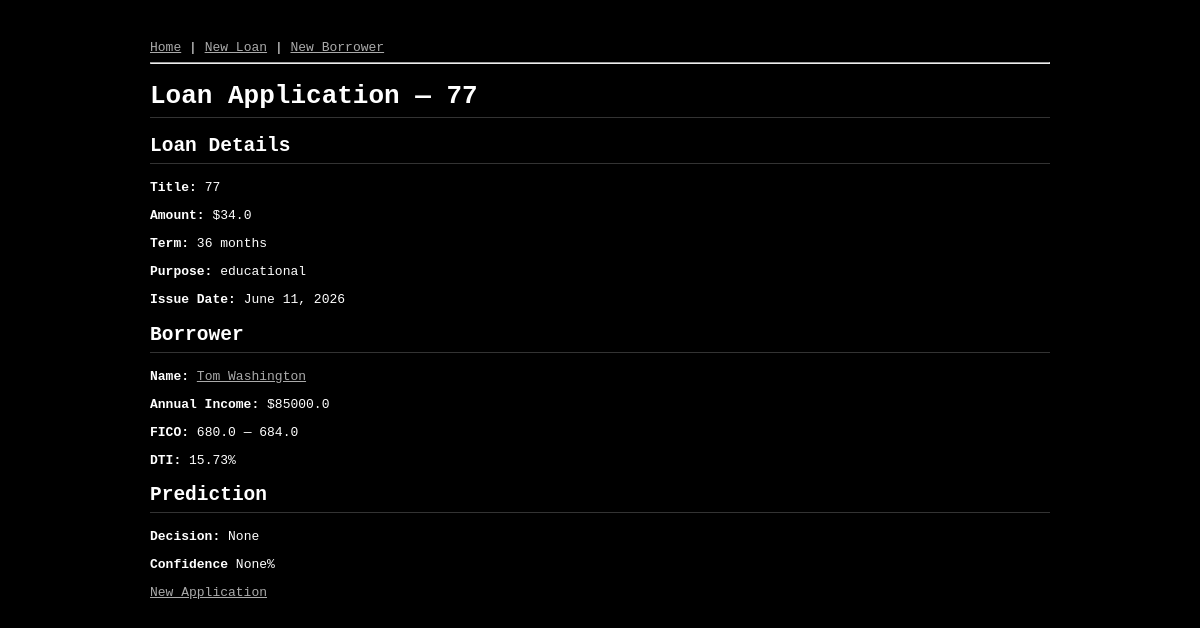
/loans/8/, run on the app's committed database.
### app/models.py (models this page shows, shortened)
class LoanApplication(models.Model):
    title = models.CharField(max_length=50, verbose_name='Loan Title')
    borrower = models.ForeignKey(Borrower, on_delete=models.CASCADE, related_name='loans', verbose_name='Primary Borrower')
    sec_borrower = models.ForeignKey(Borrower, null=True, blank=True, on_delete=models.CASCADE, related_name='sec_loans', verbose_name='Secondary Borrower')
    loan_amnt = models.FloatField(verbose_name='Loan Amount ($)')
    term = models.IntegerField(verbose_name='Term (months)')
    purpose = models.CharField(max_length=50, choices=[(x, x.replace("_", " ").capitalize()) for x in PURPOSE_CHOICES], verbose_name='Purpose')
    int_rate = models.FloatField(verbose_name='Interest rate (%)')
    issue_d = models.DateField(verbose_name='Issue Date')
    decision = models.CharField(max_length=10, null=True, blank=True, verbose_name='Decision')
    confidence = models.FloatField(null=True, blank=True, verbose_name='Degree of confidence in the decision (%)')
    created_at = models.DateTimeField(auto_now_add=True, verbose_name='Created At')

class Borrower(models.Model):
    name = models.CharField(max_length=100, verbose_name='Full Name')
    annual_inc = models.FloatField(verbose_name='Annual Income ($)')
    emp_title = models.CharField(max_length=100, null=True, blank=True, verbose_name='Employment Title')
    emp_length = models.IntegerField(null=True, blank=True, verbose_name='Employment Length (years)')
    home_ownership = models.CharField(max_length=10, choices=[(x, x.title()) for x in HOME_OWNERSHIP_TYPES], verbose_name='Home Ownership')
    verification_status = models.CharField(max_length=20, choices=[("Not Verified", "Not verified"), ("Verified", "Verified"), ("Source Verified", "Source verified")], verbose_name='Verification Status')
    zip_code = models.CharField(max_length=5, null=True, blank=True, verbose_name='ZIP Code')
    addr_state = models.CharField(max_length=2, null=True, blank=True, choices=[(x, x) for x in sorted(STATES)], verbose_name='State')
    dti = models.FloatField(verbose_name='Debt-to-Income Ratio (%)')
    delinq_2yrs = models.FloatField(null=True, blank=True, verbose_name='Delinquencies (last 2 years)')
    earliest_cr_line = models.DateField(null=True, blank=True, verbose_name='Earliest Credit Line')
    fico_range_low = models.FloatField(null=True, blank=True, verbose_name='FICO Score (low)')
    fico_range_high = models.FloatField(null=True, blank=True, verbose_name='FICO Score (high)')
    inq_last_6mths = models.FloatField(null=True, blank=True, verbose_name='Credit Inquiries (last 6 months)')
    mths_since_last_delinq = models.FloatField(null=True, blank=True, verbose_name='Months Since Last Delinquency')
    mths_since_last_record = models.FloatField(null=True, blank=True, verbose_name='Months Since Last Public Record')
    open_acc = models.FloatField(null=True, blank=True, verbose_name='Open Credit Accounts')
    pub_rec = models.FloatField(null=True, blank=True, verbose_name='Public Records')
    revol_bal = models.FloatField(null=True, blank=True, verbose_name='Revolving Balance ($)')
    revol_util = models.FloatField(null=True, blank=True, verbose_name='Revolving Utilization (%)')
    total_acc = models.FloatField(null=True, blank=True, verbose_name='Total Credit Accounts')
    collections_12_mths_ex_med = models.FloatField(null=True, blank=True, verbose_name='Collections ex. Medical (last 12 months)')
    mths_since_last_major_derog = models.FloatField(null=True, blank=True, verbose_name='Months Since Last Major Derogatory')
    acc_now_delinq = models.FloatField(null=True, blank=True, verbose_name='Accounts Currently Delinquent')
    tot_coll_amt = models.FloatField(null=True, blank=True, verbose_name='Total Collection Amount ($)')
    tot_cur_bal = models.FloatField(null=True, blank=True, verbose_name='Total Current Balance ($)')
    open_acc_6m = models.FloatField(null=True, blank=True, verbose_name='Open Accounts (last 6 months)')
    open_act_il = models.FloatField(null=True, blank=True, verbose_name='Open Active Installment Accounts')
    open_il_12m = models.FloatField(null=True, blank=True, verbose_name='Installment Accounts Opened (last 12 months)')
    open_il_24m = models.FloatField(null=True, blank=True, verbose_name='Installment Accounts Opened (last 24 months)')
    mths_since_rcnt_il = models.FloatField(null=True, blank=True, verbose_name='Months Since Most Recent Installment')
    total_bal_il = models.FloatField(null=True, blank=True, verbose_name='Total Installment Balance ($)')
    il_util = models.FloatField(null=True, blank=True, verbose_name='Installment Utilization (%)')
    open_rv_12m = models.FloatField(null=True, blank=True, verbose_name='Revolving Accounts Opened (last 12 months)')
    open_rv_24m = models.FloatField(null=True, blank=True, verbose_name='Revolving Accounts Opened (last 24 months)')
    max_bal_bc = models.FloatField(null=True, blank=True, verbose_name='Max Balance on Bankcard ($)')
    all_util = models.FloatField(null=True, blank=True, verbose_name='All Accounts Utilization (%)')
    total_rev_hi_lim = models.FloatField(null=True, blank=True, verbose_name='Total Revolving Credit Limit ($)')
    inq_fi = models.FloatField(null=True, blank=True, verbose_name='Finance Inquiries')
    total_cu_tl = models.FloatField(null=True, blank=True, verbose_name='Total Credit Union Tradelines')
    inq_last_12m = models.FloatField(null=True, blank=True, verbose_name='Credit Inquiries (last 12 months)')
    acc_open_past_24mths = models.FloatField(null=True, blank=True, verbose_name='Accounts Opened (last 24 months)')
    avg_cur_bal = models.FloatField(null=True, blank=True, verbose_name='Average Current Balance ($)')
    bc_open_to_buy = models.FloatField(null=True, blank=True, verbose_name='Bankcard Open to Buy ($)')
    bc_util = models.FloatField(null=True, blank=True, verbose_name='Bankcard Utilization (%)')
    chargeoff_within_12_mths = models.FloatField(null=True, blank=True, verbose_name='Charge-offs (last 12 months)')
    delinq_amnt = models.FloatField(null=True, blank=True, verbose_name='Delinquent Amount ($)')
    mo_sin_old_il_acct = models.FloatField(null=True, blank=True, verbose_name='Months Since Oldest Installment Account')
    mo_sin_old_rev_tl_op = models.FloatField(null=True, blank=True, verbose_name='Months Since Oldest Revolving Account')
    mo_sin_rcnt_rev_tl_op = models.FloatField(null=True, blank=True, verbose_name='Months Since Most Recent Revolving Account')
    mo_sin_rcnt_tl = models.FloatField(null=True, blank=True, verbose_name='Months Since Most Recent Account')
    mort_acc = models.FloatField(null=True, blank=True, verbose_name='Mortgage Accounts')
    mths_since_recent_bc = models.FloatField(null=True, blank=True, verbose_name='Months Since Most Recent Bankcard')
    mths_since_recent_bc_dlq = models.FloatField(null=True, blank=True, verbose_name='Months Since Most Recent Bankcard Delinquency')
    mths_since_recent_inq = models.FloatField(null=True, blank=True, verbose_name='Months Since Most Recent Inquiry')
    mths_since_recent_revol_delinq = models.FloatField(null=True, blank=True, verbose_name='Months Since Most Recent Revolving Delinquency')
    num_accts_ever_120_pd = models.FloatField(null=True, blank=True, verbose_name='Accounts Ever 120+ Days Past Due')
    num_actv_bc_tl = models.FloatField(null=True, blank=True, verbose_name='Active Bankcard Accounts')
    num_actv_rev_tl = models.FloatField(null=True, blank=True, verbose_name='Active Revolving Accounts')
    num_bc_sats = models.FloatField(null=True, blank=True, verbose_name='Satisfactory Bankcard Accounts')
    num_bc_tl = models.FloatField(null=True, blank=True, verbose_name='Bankcard Accounts')
    num_il_tl = models.FloatField(null=True, blank=True, verbose_name='Installment Accounts')
    num_op_rev_tl = models.FloatField(null=True, blank=True, verbose_name='Open Revolving Accounts')
    num_rev_accts = models.FloatField(null=True, blank=True, verbose_name='Revolving Accounts')
    num_rev_tl_bal_gt_0 = models.FloatField(null=True, blank=True, verbose_name='Revolving Accounts with Balance > $0')
    num_sats = models.FloatField(null=True, blank=True, verbose_name='Satisfactory Accounts')
    num_tl_120dpd_2m = models.FloatField(null=True, blank=True, verbose_name='Accounts 120+ DPD (last 2 months)')
    num_tl_30dpd = models.FloatField(null=True, blank=True, verbose_name='Accounts 30+ DPD')
    num_tl_90g_dpd_24m = models.FloatField(null=True, blank=True, verbose_name='Accounts 90+ DPD (last 24 months)')
    num_tl_op_past_12m = models.FloatField(null=True, blank=True, verbose_name='Accounts Opened (last 12 months)')
    pct_tl_nvr_dlq = models.FloatField(null=True, blank=True, verbose_name='% Accounts Never Delinquent')
    percent_bc_gt_75 = models.FloatField(null=True, blank=True, verbose_name='% Bankcards > 75% Utilization')
    pub_rec_bankruptcies = models.FloatField(null=True, blank=True, verbose_name='Public Record Bankruptcies')
    tax_liens = models.FloatField(null=True, blank=True, verbose_name='Tax Liens')
    tot_hi_cred_lim = models.FloatField(null=True, blank=True, verbose_name='Total High Credit Limit ($)')
    total_bal_ex_mort = models.FloatField(null=True, blank=True, verbose_name='Total Balance ex. Mortgage ($)')
    total_bc_limit = models.FloatField(null=True, blank=True, verbose_name='Total Bankcard Limit ($)')
    total_il_high_credit_limit = models.FloatField(null=True, blank=True, verbose_name='Total Installment High Credit Limit ($)')

### app/views.py (the view)
# urls.py: path('loans/<int:pk>/', LoanApplicationDetailView.as_view(), name='loan-detail'),
class LoanApplicationDetailView(DetailView):
    model = LoanApplication
    template_name = 'app/loan_detail.html'
    context_object_name = 'loan'

### app/templates/app/loan_detail.html (shortened to what this page needs)
{% extends 'app/base.html' %}
{% block content %}
<h1>Loan Application — {{ loan.title }}</h1>
<h2>Loan Details</h2>
<p><strong>Title:</strong> {{ loan.title }}</p>
<p><strong>Amount:</strong> ${{ loan.loan_amnt }}</p>
<p><strong>Term:</strong> {{ loan.term }} months</p>
<p><strong>Purpose:</strong> {{ loan.get_purpose_display }}</p>
<p><strong>Issue Date:</strong> {{ loan.issue_d }}</p>
<h2>Borrower</h2>
<p><strong>Name:</strong> <a href="{% url 'borrower-detail' loan.borrower.pk %}">{{ loan.borrower.name }}</a></p>
<p><strong>Annual Income:</strong> ${{ loan.borrower.annual_inc }}</p>
<p><strong>FICO:</strong> {{ loan.borrower.fico_range_low }} — {{ loan.borrower.fico_range_high }}</p>
<p><strong>DTI:</strong> {{ loan.borrower.dti }}%</p>
<h2>Prediction</h2>
<p><strong>Decision:</strong> {{ loan.decision }}</p>
<p><strong>Confidence</strong> {{ loan.confidence }}%</p>
<a href="{% url 'loan-create' %}">New Application</a>
{% endblock content %}

### app/templates/app/base.html (style rules this page uses)
body { background-color: black; color: white; font-family: monospace; max-width: 900px; margin: 40px auto; padding: 0 20px; }
a { color: #aaa; }
h1, h2 { border-bottom: 1px solid #333; padding-bottom: 6px; }

### data on the page
LoanApplication: title "77", loan_amnt "34.0", term "36", purpose "educational", issue_d "June 11, 2026", borrower.name "Tom Washington", borrower.annual_inc "85000.0", borrower.fico_range_low "680.0", borrower.fico_range_high "684.0", borrower.dti "15.73", decision "None", confidence "None"
